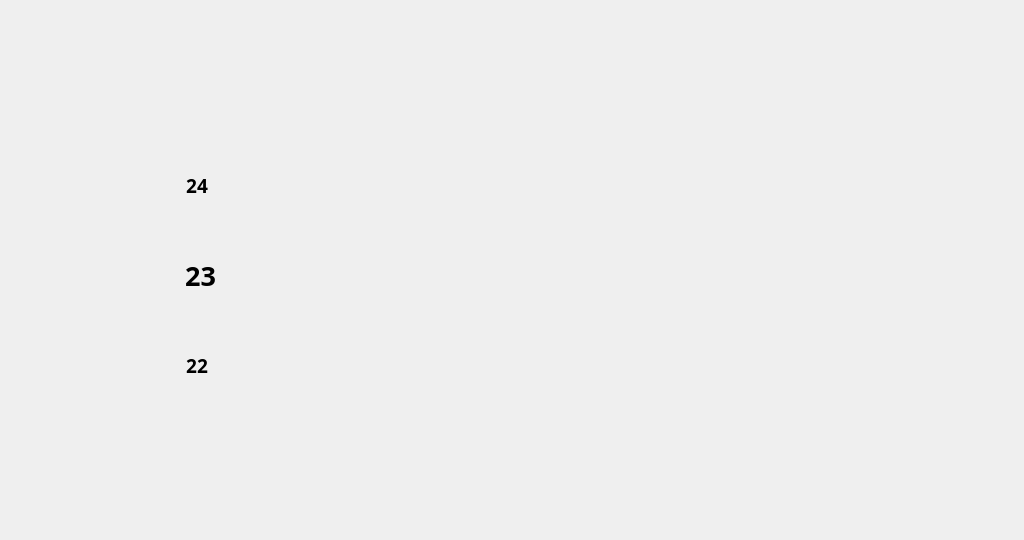
<?xml version="1.0" encoding="UTF-8"?>
<ui version="4.0">
 <class>AirScreen</class>
 <widget class="QWidget" name="AirScreen">
  <property name="geometry">
   <rect>
    <x>0</x>
    <y>0</y>
    <width>1024</width>
    <height>540</height>
   </rect>
  </property>
  <property name="windowTitle">
   <string>Form</string>
  </property>
  <property name="styleSheet">
   <string notr="true">#air{
	border-image: url(:/background/bg/set4.png);
}</string>
  </property>
  <widget class="QLabel" name="label">
   <property name="geometry">
    <rect>
     <x>590</x>
     <y>111</y>
     <width>231</width>
     <height>291</height>
    </rect>
   </property>
   <property name="styleSheet">
    <string notr="true">border-image: url(:/background/air/person.png);</string>
   </property>
   <property name="text">
    <string/>
   </property>
  </widget>
  <widget class="QPushButton" name="pushButton_up">
   <property name="geometry">
    <rect>
     <x>160</x>
     <y>120</y>
     <width>80</width>
     <height>30</height>
    </rect>
   </property>
   <property name="text">
    <string/>
   </property>
   <property name="icon">
    <iconset resource="image.qrc">
     <normaloff>:/background/air/red_icon.png</normaloff>:/background/air/red_icon.png</iconset>
   </property>
   <property name="iconSize">
    <size>
     <width>60</width>
     <height>60</height>
    </size>
   </property>
   <property name="flat">
    <bool>true</bool>
   </property>
  </widget>
  <widget class="QPushButton" name="pushButton_down">
   <property name="geometry">
    <rect>
     <x>160</x>
     <y>400</y>
     <width>80</width>
     <height>30</height>
    </rect>
   </property>
   <property name="text">
    <string/>
   </property>
   <property name="icon">
    <iconset resource="image.qrc">
     <normaloff>:/background/air/blue_icon.png</normaloff>:/background/air/blue_icon.png</iconset>
   </property>
   <property name="iconSize">
    <size>
     <width>60</width>
     <height>60</height>
    </size>
   </property>
   <property name="flat">
    <bool>true</bool>
   </property>
  </widget>
  <widget class="QLabel" name="label_up">
   <property name="geometry">
    <rect>
     <x>170</x>
     <y>170</y>
     <width>54</width>
     <height>31</height>
    </rect>
   </property>
   <property name="font">
    <font>
     <family>Segoe UI Black</family>
     <pointsize>14</pointsize>
     <weight>75</weight>
     <bold>true</bold>
    </font>
   </property>
   <property name="text">
    <string>24</string>
   </property>
   <property name="textFormat">
    <enum>Qt::AutoText</enum>
   </property>
   <property name="alignment">
    <set>Qt::AlignCenter</set>
   </property>
  </widget>
  <widget class="QLabel" name="label_down">
   <property name="geometry">
    <rect>
     <x>170</x>
     <y>350</y>
     <width>54</width>
     <height>31</height>
    </rect>
   </property>
   <property name="font">
    <font>
     <family>Segoe UI Black</family>
     <pointsize>14</pointsize>
     <weight>75</weight>
     <bold>true</bold>
    </font>
   </property>
   <property name="text">
    <string>22</string>
   </property>
   <property name="alignment">
    <set>Qt::AlignCenter</set>
   </property>
  </widget>
  <widget class="QLabel" name="label_now">
   <property name="geometry">
    <rect>
     <x>170</x>
     <y>240</y>
     <width>61</width>
     <height>71</height>
    </rect>
   </property>
   <property name="font">
    <font>
     <family>Segoe UI Black</family>
     <pointsize>20</pointsize>
     <weight>75</weight>
     <bold>true</bold>
    </font>
   </property>
   <property name="text">
    <string>23</string>
   </property>
   <property name="alignment">
    <set>Qt::AlignCenter</set>
   </property>
  </widget>
  <widget class="QPushButton" name="pushButton_zhong">
   <property name="geometry">
    <rect>
     <x>300</x>
     <y>250</y>
     <width>80</width>
     <height>20</height>
    </rect>
   </property>
   <property name="text">
    <string/>
   </property>
   <property name="icon">
    <iconset resource="image.qrc">
     <normaloff>:/background/air/right_icon.png</normaloff>:/background/air/right_icon.png</iconset>
   </property>
   <property name="iconSize">
    <size>
     <width>40</width>
     <height>40</height>
    </size>
   </property>
   <property name="flat">
    <bool>true</bool>
   </property>
  </widget>
  <widget class="QPushButton" name="pushButton_xia">
   <property name="geometry">
    <rect>
     <x>300</x>
     <y>350</y>
     <width>80</width>
     <height>31</height>
    </rect>
   </property>
   <property name="text">
    <string/>
   </property>
   <property name="icon">
    <iconset resource="image.qrc">
     <normaloff>:/background/air/down_icon.png</normaloff>:/background/air/down_icon.png</iconset>
   </property>
   <property name="iconSize">
    <size>
     <width>40</width>
     <height>40</height>
    </size>
   </property>
   <property name="flat">
    <bool>true</bool>
   </property>
  </widget>
  <widget class="QPushButton" name="pushButton_shang">
   <property name="geometry">
    <rect>
     <x>300</x>
     <y>130</y>
     <width>80</width>
     <height>51</height>
    </rect>
   </property>
   <property name="text">
    <string/>
   </property>
   <property name="icon">
    <iconset resource="image.qrc">
     <normaloff>:/background/air/ice_shuang.png</normaloff>:/background/air/ice_shuang.png</iconset>
   </property>
   <property name="iconSize">
    <size>
     <width>60</width>
     <height>60</height>
    </size>
   </property>
   <property name="flat">
    <bool>true</bool>
   </property>
  </widget>
  <widget class="QPushButton" name="pushButton">
   <property name="geometry">
    <rect>
     <x>160</x>
     <y>10</y>
     <width>71</width>
     <height>41</height>
    </rect>
   </property>
   <property name="text">
    <string/>
   </property>
   <property name="icon">
    <iconset resource="image.qrc">
     <normaloff>:/background/air/auto_icon.png</normaloff>:/background/air/auto_icon.png</iconset>
   </property>
   <property name="iconSize">
    <size>
     <width>70</width>
     <height>70</height>
    </size>
   </property>
   <property name="flat">
    <bool>true</bool>
   </property>
  </widget>
  <widget class="QPushButton" name="pushButton_2">
   <property name="geometry">
    <rect>
     <x>270</x>
     <y>10</y>
     <width>71</width>
     <height>41</height>
    </rect>
   </property>
   <property name="text">
    <string/>
   </property>
   <property name="icon">
    <iconset resource="image.qrc">
     <normaloff>:/background/air/wind_btn_lock.png</normaloff>:/background/air/wind_btn_lock.png</iconset>
   </property>
   <property name="iconSize">
    <size>
     <width>70</width>
     <height>70</height>
    </size>
   </property>
   <property name="flat">
    <bool>true</bool>
   </property>
  </widget>
  <widget class="QPushButton" name="pushButton_3">
   <property name="geometry">
    <rect>
     <x>380</x>
     <y>10</y>
     <width>71</width>
     <height>41</height>
    </rect>
   </property>
   <property name="text">
    <string/>
   </property>
   <property name="icon">
    <iconset resource="image.qrc">
     <normaloff>:/background/air/snow_icon.png</normaloff>:/background/air/snow_icon.png</iconset>
   </property>
   <property name="iconSize">
    <size>
     <width>70</width>
     <height>70</height>
    </size>
   </property>
   <property name="flat">
    <bool>true</bool>
   </property>
  </widget>
  <widget class="QPushButton" name="pushButton_4">
   <property name="geometry">
    <rect>
     <x>490</x>
     <y>10</y>
     <width>71</width>
     <height>41</height>
    </rect>
   </property>
   <property name="text">
    <string/>
   </property>
   <property name="icon">
    <iconset resource="image.qrc">
     <normaloff>:/background/air/loop_lock.png</normaloff>:/background/air/loop_lock.png</iconset>
   </property>
   <property name="iconSize">
    <size>
     <width>70</width>
     <height>70</height>
    </size>
   </property>
   <property name="flat">
    <bool>true</bool>
   </property>
  </widget>
  <widget class="QPushButton" name="pushButton_5">
   <property name="geometry">
    <rect>
     <x>600</x>
     <y>10</y>
     <width>71</width>
     <height>41</height>
    </rect>
   </property>
   <property name="styleSheet">
    <string notr="true"/>
   </property>
   <property name="text">
    <string/>
   </property>
   <property name="icon">
    <iconset resource="image.qrc">
     <normaloff>:/background/air/windding.png</normaloff>:/background/air/windding.png</iconset>
   </property>
   <property name="iconSize">
    <size>
     <width>70</width>
     <height>70</height>
    </size>
   </property>
   <property name="flat">
    <bool>true</bool>
   </property>
  </widget>
  <widget class="QPushButton" name="pushButton_6">
   <property name="geometry">
    <rect>
     <x>710</x>
     <y>10</y>
     <width>71</width>
     <height>41</height>
    </rect>
   </property>
   <property name="styleSheet">
    <string notr="true"/>
   </property>
   <property name="text">
    <string/>
   </property>
   <property name="icon">
    <iconset resource="image.qrc">
     <normaloff>:/background/air/wram.png</normaloff>:/background/air/wram.png</iconset>
   </property>
   <property name="iconSize">
    <size>
     <width>70</width>
     <height>70</height>
    </size>
   </property>
   <property name="flat">
    <bool>true</bool>
   </property>
  </widget>
  <widget class="WindSpeedControl" name="widget" native="true">
   <property name="geometry">
    <rect>
     <x>260</x>
     <y>400</y>
     <width>531</width>
     <height>41</height>
    </rect>
   </property>
  </widget>
  <widget class="QLabel" name="label_mid">
   <property name="geometry">
    <rect>
     <x>350</x>
     <y>160</y>
     <width>451</width>
     <height>181</height>
    </rect>
   </property>
   <property name="styleSheet">
    <string notr="true"/>
   </property>
   <property name="text">
    <string/>
   </property>
   <property name="pixmap">
    <pixmap resource="image.qrc">:/background/air/mid_no.png</pixmap>
   </property>
   <property name="scaledContents">
    <bool>true</bool>
   </property>
  </widget>
  <widget class="QLabel" name="label_up_2">
   <property name="geometry">
    <rect>
     <x>360</x>
     <y>120</y>
     <width>431</width>
     <height>191</height>
    </rect>
   </property>
   <property name="styleSheet">
    <string notr="true"/>
   </property>
   <property name="text">
    <string/>
   </property>
   <property name="pixmap">
    <pixmap resource="image.qrc">:/background/air/up_no.png</pixmap>
   </property>
   <property name="scaledContents">
    <bool>true</bool>
   </property>
  </widget>
  <widget class="QLabel" name="label_bottom">
   <property name="geometry">
    <rect>
     <x>340</x>
     <y>190</y>
     <width>471</width>
     <height>181</height>
    </rect>
   </property>
   <property name="styleSheet">
    <string notr="true"/>
   </property>
   <property name="text">
    <string/>
   </property>
   <property name="pixmap">
    <pixmap resource="image.qrc">:/background/air/down_no.png</pixmap>
   </property>
   <property name="scaledContents">
    <bool>true</bool>
   </property>
  </widget>
 </widget>
 <customwidgets>
  <customwidget>
   <class>WindSpeedControl</class>
   <extends>QWidget</extends>
   <header location="global">windspeedcontrol.h</header>
   <container>1</container>
  </customwidget>
 </customwidgets>
 <resources>
  <include location="image.qrc"/>
 </resources>
 <connections/>
</ui>
